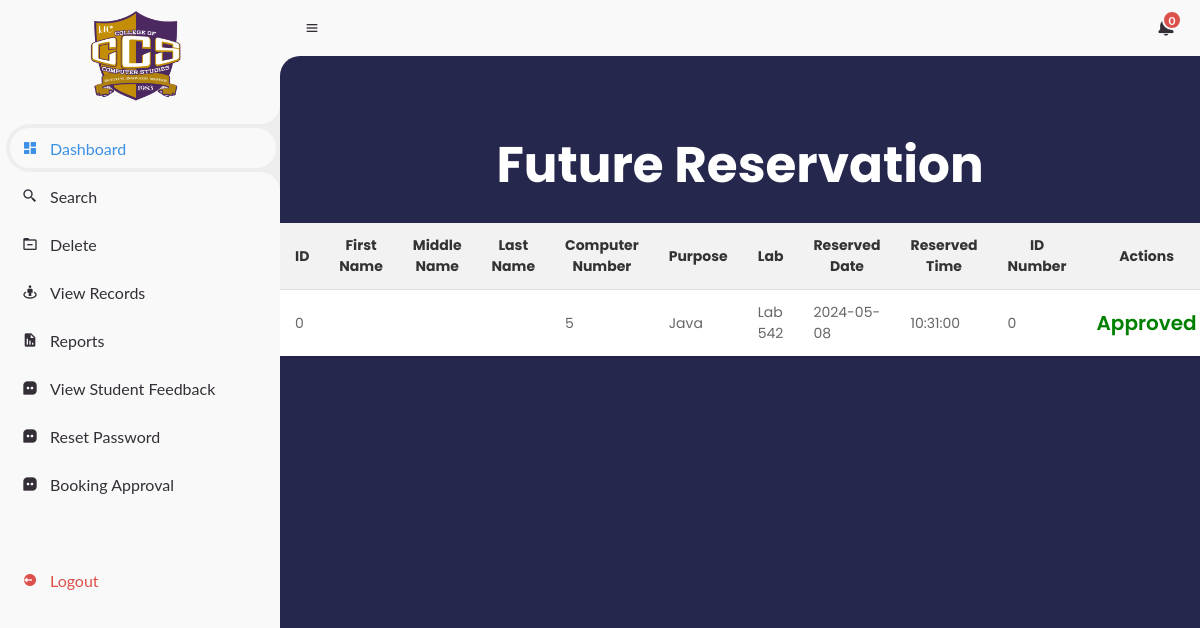
The app's page /adminbooking.php (signed in) with its own data.
### tables this page shows
CREATE TABLE `reserve` (
  `id` int(11) NOT NULL,
  `pcnum` int(11) NOT NULL,
  `purpose` varchar(50) NOT NULL,
  `lab` varchar(50) NOT NULL,
  `resdate` date NOT NULL,
  `restime` time NOT NULL,
  `idno` int(11) NOT NULL,
  `timein` timestamp NOT NULL DEFAULT current_timestamp() ON UPDATE current_timestamp(),
  `status` int(11) NOT NULL
);

### adminbooking.php (the view, shortened to what this page needs)
<?php
include 'config.php';
?>
<!DOCTYPE html>
<html lang="en">
<head>
	<link href='https://unpkg.com/boxicons@2.0.9/css/boxicons.min.css' rel='stylesheet'>
</head>
<body>
	<section id="sidebar">
		<a href="#" class="brand">
			<img src="./images/ccs.png" height="100px">
		</a>
		<ul class="side-menu top">
		<li class="active">
				<a href="admin.php">
					<i class='bx bxs-dashboard' ></i>
					<span class="text">Dashboard</span>
				</a>
			</li>
			<li>
				<a href="adminsearch.php">
					<i class='bx bx-search-alt-2'></i>
					<span class="text">Search</span>
				</a>
			</li>
			<li>
				<a href="#">
					<i class='bx bx-folder-minus'></i>
					<span class="text">Delete</span>
				</a>
			</li>
			<li>
				<a href="adminview.php">
					<i class='bx bx-street-view'></i>
					<span class="text">View Records</span>
				</a>
			</li>
			<li>
				<a href="adminreports.php">
					<i class='bx bxs-report'></i>
					<span class="text">Reports</span>
				</a>
			</li>
			<li>
				<a href="adminfeedback.php">
				<i class='bx bxs-message-square-dots'></i>
					<span class="text">View Student Feedback</span>
				</a>
			</li>
            <li>
				<a href="adminreset.php">
				<i class='bx bxs-message-square-dots'></i>
					<span class="text">Reset Password</span>
				</a>
			</li>
            <li>
				<a href="adminbooking.php">
				<i class='bx bxs-message-square-dots'></i>
					<span class="text">Booking Approval</span>
				</a>
			</li>
		</ul>
		<ul class="side-menu">
			<li>
				<a href="logout.php" class="logout">
					<i class='bx bxs-log-out-circle' ></i>
					<span class="text">Logout</span>
				</a>
			</li>
		</ul>
	</section>
		<section id="content">
			<nav>
				<i class='bx bx-menu'></i>
				<form action="#"></form>
				<a href="#" class="notification">
					<span class="num">0</span>
				</a>
			</nav>
			<main>
		</main>
        <div class="view-container">
			<h1>Future Reservation</h1>
			<table class="booking-table">
				<thead>
					<tr>
						<th>ID</th>
                        <th>First Name</th>
                        <th>Middle Name</th>
                        <th>Last Name</th>
                        <th>Computer Number</th>
                        <th>Purpose</th>
                        <th>Lab</th>
                        <th>Reserved Date</th>
                        <th>Reserved Time</th>
                        <th>ID Number</th>
                        <th>Actions</th>
					</tr>
				</thead>
				<tbody>
				<?php
                        $query = "SELECT * FROM reserve ORDER BY timein DESC";
                        $result = mysqli_query($con, $query);
                        if (mysqli_num_rows($result) > 0) {
                            while ($row = mysqli_fetch_assoc($result)) {
                                echo "<tr>";
                                echo "<td>" . $row['id'] . "</td>";
                                echo "<td>" . $row['firstName'] . "</td>";
                                echo "<td>" . $row['middleName'] . "</td>";
                                echo "<td>" . $row['lastName'] . "</td>";
                                echo "<td>" . $row['pcnum'] . "</td>";
                                echo "<td>" . $row['purpose'] . "</td>";
                                echo "<td>" . $row['lab'] . "</td>";
                                echo "<td>" . $row['resdate'] . "</td>";
                                echo "<td>" . $row['restime'] . "</td>";
                                echo "<td>" . $row['idno'] . "</td>";
                                echo "<td>";
                                if ($row['status'] == 1) {
                                    echo "<span class='approved'>Approved</h2>";
                                } elseif ($row['status'] == 2) {
                                    echo "<span class='decline'>Declined</h2>";
                                } else {
                                    echo "<form method='post' class='container'>";
                                    echo "<button class='approve-btn' type='submit' name='approve' value='" . $row['id'] . "'>Approve</button>";
                                    echo "<button class='decline-btn'type='submit' name='decline' value='" . $row['id'] . "'>Decline</button>";
                                    echo "</form>";
                                }
                                echo "</td>";
                                echo "</tr>";
                            }
                        } else {
                            echo "<tr><td colspan='11'>No booking records found</td></tr>";
                        }
                    ?>
				</tbody>
			</table>
		</div>
    </section>
</body>
</html>

### adminbooking.php (style rules this page uses)
* { margin: 0; padding: 0; box-sizing: border-box; }
a { text-decoration: none; }
li { list-style: none; }
:root { --poppins: 'Poppins', sans-serif; --lato: 'Lato', sans-serif; --light: #F9F9F9; --blue: #3C91E6; --light-blue: #CFE8FF; --grey: #eee; --dark-grey: #AAAAAA; --dark: #342E37; --red: #DB504A; --yellow: #FFCE26; --light-yellow: #FFF2C6; --orange: #FD7238; --light-orange: #FFE0D3; }
html { overflow-x: hidden; }
body { background: #25274D; overflow-x: hidden; }
#sidebar { position: fixed; top: 0; left: 0; width: 280px; height: 100%; background: var(--light); z-index: 2000; font-family: var(--lato); transition: .3s ease; overflow-x: hidden; scrollbar-width: none; }
#sidebar .brand { font-size: 24px; font-weight: 700; height: 56px; display: flex; align-items: center; color: var(--blue); position: sticky; top: 0; left: 0; background: var(--light); z-index: 500; padding-bottom: 20px; box-sizing: content-box; }
#sidebar .side-menu { width: 100%; margin-top: 48px; }
#sidebar .side-menu li { height: 48px; background: transparent; margin-left: 6px; border-radius: 48px 0 0 48px; padding: 4px; }
#sidebar .side-menu li.active { background: var(--grey); position: relative; }
#sidebar .side-menu li.active::before { content: ''; position: absolute; width: 40px; height: 40px; border-radius: 50%; top: -40px; right: 0; box-shadow: 20px 20px 0 var(--grey); z-index: -1; }
#sidebar .side-menu li.active::after { content: ''; position: absolute; width: 40px; height: 40px; border-radius: 50%; bottom: -40px; right: 0; box-shadow: 20px -20px 0 var(--grey); z-index: -1; }
#sidebar .side-menu li a { width: 100%; height: 100%; background: var(--light); display: flex; align-items: center; border-radius: 48px; font-size: 16px; color: var(--dark); white-space: nowrap; overflow-x: hidden; }
#sidebar .side-menu.top li.active a { color: var(--blue); }
#sidebar .side-menu li a.logout { color: var(--red); }
#sidebar .side-menu li a .bx { min-width: calc(60px - ((4px + 6px) * 2)); display: flex; justify-content: center; }
#content { position: relative; width: calc(100% - 280px); left: 280px; transition: .3s ease; }
#content nav { height: 56px; background: var(--light); padding: 0 24px; display: flex; align-items: center; justify-content: space-between; grid-gap: 24px; font-family: var(--lato); position: sticky; top: 0; left: 0; z-index: 1000; }
#content nav::before { content: ''; position: absolute; width: 40px; height: 40px; bottom: -40px; left: 0; border-radius: 50%; box-shadow: -20px -20px 0 var(--light); }
#content nav a { color: var(--dark); }
#content nav .bx.bx-menu { cursor: pointer; color: var(--dark); }
#content nav form { max-width: 400px; width: 100%; margin-right: auto; }
#content nav .notification { font-size: 20px; position: relative; }
#content nav .notification .num { position: absolute; top: -6px; right: -6px; width: 20px; height: 20px; border-radius: 50%; border: 2px solid var(--light); background: var(--red); color: var(--light); font-weight: 700; font-size: 12px; display: flex; justify-content: center; align-items: center; }
#content main { width: 100%; padding: 36px 24px; font-family: var(--poppins); max-height: calc(100vh - 56px); overflow-y: auto; }
#sidebar img { margin-left: 90px; margin-top: 60px; transition: margin-left 0.3s ease; }
form { max-width: 70%; margin: 20px auto; padding: 20px; background-color: #f9f9f9; border-radius: 10px; }
.booking-table { font-family:var(--poppins); width: 75%; border-collapse: collapse; font-size: 14px; color: #333; margin: 20px auto; background-color: white; box-shadow: 0 2px 4px rgba(0,0,0,0.1); }
.booking-table thead th { background-color: #f2f2f2; color: #333; padding: 12px 15px; font-weight: bold; }
.booking-table tbody td { padding: 12px 15px; text-align: left; vertical-align: middle; border-top: 1px solid #ddd; color: #666; }
.approved { font-family: var(--poppins); color: green; font-size: 20px; font-weight: 600; }
h1 { font-family: var(--poppins); font-size: 50px; color: #fff; text-align: center; }

### records on screen
reserve: id "0", pcnum "5", purpose "Java", lab "Lab 542", resdate "2024-05-08", restime "10:31:00", idno "0", status "Approved"
